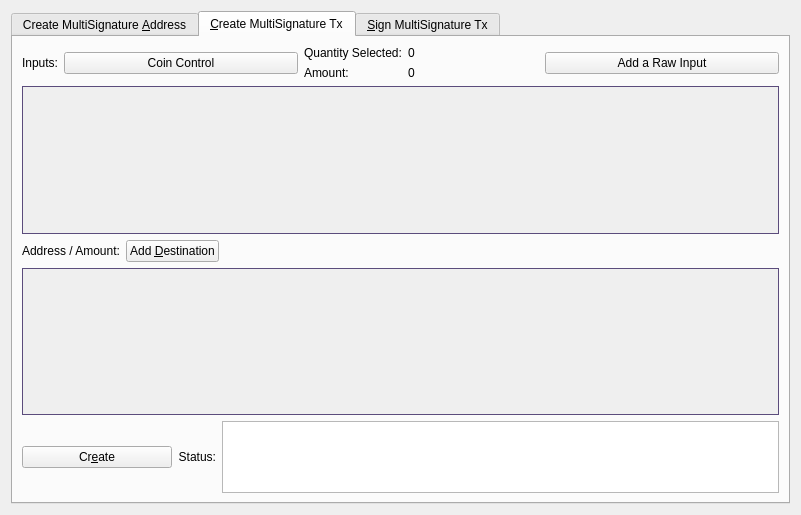
<?xml version="1.0" encoding="UTF-8"?>
<ui version="4.0">
 <class>MultisigDialog</class>
 <widget class="QDialog" name="MultisigDialog">
  <property name="geometry">
   <rect>
    <x>0</x>
    <y>0</y>
    <width>801</width>
    <height>515</height>
   </rect>
  </property>
  <property name="sizePolicy">
   <sizepolicy hsizetype="Fixed" vsizetype="Fixed">
    <horstretch>0</horstretch>
    <verstretch>0</verstretch>
   </sizepolicy>
  </property>
  <property name="windowTitle">
   <string>Multisignature Address Interactions</string>
  </property>
  <layout class="QVBoxLayout" name="verticalLayout_8">
   <item>
    <widget class="QTabWidget" name="multisigTabWidget">
     <property name="styleSheet">
      <string notr="true">QScrollArea{border: 1px solid #5b4c7c;}</string>
     </property>
     <property name="currentIndex">
      <number>1</number>
     </property>
     <widget class="QWidget" name="addMultisigTab">
      <property name="sizePolicy">
       <sizepolicy hsizetype="Minimum" vsizetype="Minimum">
        <horstretch>0</horstretch>
        <verstretch>0</verstretch>
       </sizepolicy>
      </property>
      <attribute name="title">
       <string>Create MultiSignature &amp;Address</string>
      </attribute>
      <layout class="QVBoxLayout" name="verticalLayout">
       <item>
        <layout class="QHBoxLayout" name="enterMLayout">
         <item>
          <widget class="QSpinBox" name="enterMSpinbox">
           <property name="sizePolicy">
            <sizepolicy hsizetype="Fixed" vsizetype="Fixed">
             <horstretch>0</horstretch>
             <verstretch>0</verstretch>
            </sizepolicy>
           </property>
           <property name="toolTip">
            <string>How many people must sign to verify a transaction</string>
           </property>
           <property name="minimum">
            <number>1</number>
           </property>
           <property name="maximum">
            <number>15</number>
           </property>
           <property name="value">
            <number>1</number>
           </property>
          </widget>
         </item>
         <item>
          <widget class="QLabel" name="enterMLabel">
           <property name="text">
            <string>Enter the minimum number of signatures required to sign transactions</string>
           </property>
          </widget>
         </item>
        </layout>
       </item>
       <item>
        <layout class="QHBoxLayout" name="addressLabelLayout">
         <item>
          <widget class="QLabel" name="addressLableLabel">
           <property name="text">
            <string>Address Label:</string>
           </property>
          </widget>
         </item>
         <item>
          <widget class="QLineEdit" name="multisigAddressLabel"/>
         </item>
        </layout>
       </item>
       <item>
        <layout class="QHBoxLayout" name="addAddressLayout">
         <item>
          <widget class="QPushButton" name="addAddressButton">
           <property name="toolTip">
            <string>Add another address that could sign to verify a transaction from the multisig address.</string>
           </property>
           <property name="text">
            <string>&amp;Add Address / Key</string>
           </property>
           <property name="autoDefault">
            <bool>false</bool>
           </property>
          </widget>
         </item>
         <item>
          <widget class="QLabel" name="addAddressLabel">
           <property name="sizePolicy">
            <sizepolicy hsizetype="Preferred" vsizetype="Fixed">
             <horstretch>0</horstretch>
             <verstretch>0</verstretch>
            </sizepolicy>
           </property>
           <property name="text">
            <string>Local addresses or public keys that can sign:</string>
           </property>
          </widget>
         </item>
         <item>
          <spacer name="addAddressSpacer_2">
           <property name="orientation">
            <enum>Qt::Horizontal</enum>
           </property>
           <property name="sizeHint" stdset="0">
            <size>
             <width>40</width>
             <height>10</height>
            </size>
           </property>
          </spacer>
         </item>
        </layout>
       </item>
       <item>
        <widget class="QScrollArea" name="addAddressScrollArea">
         <property name="sizePolicy">
          <sizepolicy hsizetype="Preferred" vsizetype="Expanding">
           <horstretch>0</horstretch>
           <verstretch>0</verstretch>
          </sizepolicy>
         </property>
         <property name="widgetResizable">
          <bool>true</bool>
         </property>
         <widget class="QWidget" name="addAddressWidget">
          <property name="geometry">
           <rect>
            <x>0</x>
            <y>0</y>
            <width>759</width>
            <height>166</height>
           </rect>
          </property>
          <layout class="QVBoxLayout" name="verticalLayout_5">
           <item>
            <layout class="QVBoxLayout" name="addressList"/>
           </item>
           <item>
            <spacer name="verticalSpacer">
             <property name="orientation">
              <enum>Qt::Vertical</enum>
             </property>
             <property name="sizeHint" stdset="0">
              <size>
               <width>20</width>
               <height>40</height>
              </size>
             </property>
            </spacer>
           </item>
          </layout>
         </widget>
        </widget>
       </item>
       <item>
        <layout class="QHBoxLayout" name="addMultisigLayout">
         <item>
          <widget class="QPushButton" name="addMultisigButton">
           <property name="sizePolicy">
            <sizepolicy hsizetype="Preferred" vsizetype="Fixed">
             <horstretch>0</horstretch>
             <verstretch>0</verstretch>
            </sizepolicy>
           </property>
           <property name="toolTip">
            <string>Create a new multisig address</string>
           </property>
           <property name="toolTipDuration">
            <number>-3</number>
           </property>
           <property name="text">
            <string>C&amp;reate</string>
           </property>
           <property name="autoDefault">
            <bool>false</bool>
           </property>
          </widget>
         </item>
         <item>
          <widget class="QLabel" name="label">
           <property name="text">
            <string>Status:</string>
           </property>
          </widget>
         </item>
         <item>
          <widget class="QTextEdit" name="addMultisigStatus">
           <property name="sizePolicy">
            <sizepolicy hsizetype="Expanding" vsizetype="Fixed">
             <horstretch>0</horstretch>
             <verstretch>0</verstretch>
            </sizepolicy>
           </property>
           <property name="maximumSize">
            <size>
             <width>16777215</width>
             <height>75</height>
            </size>
           </property>
           <property name="readOnly">
            <bool>true</bool>
           </property>
           <property name="textInteractionFlags">
            <set>Qt::TextSelectableByKeyboard|Qt::TextSelectableByMouse</set>
           </property>
          </widget>
         </item>
        </layout>
       </item>
       <item>
        <widget class="QLabel" name="label_2">
         <property name="sizePolicy">
          <sizepolicy hsizetype="Preferred" vsizetype="Preferred">
           <horstretch>0</horstretch>
           <verstretch>0</verstretch>
          </sizepolicy>
         </property>
         <property name="text">
          <string>Use below to quickly import an address by its redeem. Don't forget to add a label before clicking import!
Keep in mind, the wallet will rescan the blockchain to find transactions containing the new address.
Please be patient after clicking import.</string>
         </property>
         <property name="scaledContents">
          <bool>false</bool>
         </property>
         <property name="wordWrap">
          <bool>true</bool>
         </property>
        </widget>
       </item>
       <item>
        <layout class="QHBoxLayout" name="importLayout">
         <item>
          <widget class="QPushButton" name="importAddressButton">
           <property name="sizePolicy">
            <sizepolicy hsizetype="Fixed" vsizetype="Fixed">
             <horstretch>0</horstretch>
             <verstretch>0</verstretch>
            </sizepolicy>
           </property>
           <property name="text">
            <string>&amp;Import Redeem</string>
           </property>
          </widget>
         </item>
         <item>
          <widget class="QLineEdit" name="importRedeem">
           <property name="sizePolicy">
            <sizepolicy hsizetype="Preferred" vsizetype="Fixed">
             <horstretch>0</horstretch>
             <verstretch>0</verstretch>
            </sizepolicy>
           </property>
          </widget>
         </item>
        </layout>
       </item>
      </layout>
     </widget>
     <widget class="QWidget" name="createTransactionTab">
      <attribute name="title">
       <string>&amp;Create MultiSignature Tx</string>
      </attribute>
      <layout class="QVBoxLayout" name="verticalLayout_3">
       <item>
        <layout class="QHBoxLayout" name="horizontalLayout_2">
         <item>
          <layout class="QVBoxLayout" name="createTxLayout">
           <item>
            <layout class="QHBoxLayout" name="addTxInputLayout">
             <item>
              <widget class="QLabel" name="addTxInputLabel">
               <property name="sizePolicy">
                <sizepolicy hsizetype="Fixed" vsizetype="Preferred">
                 <horstretch>0</horstretch>
                 <verstretch>0</verstretch>
                </sizepolicy>
               </property>
               <property name="text">
                <string>Inputs:</string>
               </property>
              </widget>
             </item>
             <item>
              <widget class="QPushButton" name="pushButtonCoinControl">
               <property name="sizePolicy">
                <sizepolicy hsizetype="Preferred" vsizetype="Fixed">
                 <horstretch>0</horstretch>
                 <verstretch>0</verstretch>
                </sizepolicy>
               </property>
               <property name="text">
                <string>Coin Control</string>
               </property>
              </widget>
             </item>
             <item>
              <layout class="QFormLayout" name="formLayout_2">
               <property name="rightMargin">
                <number>10</number>
               </property>
               <item row="0" column="0">
                <widget class="QLabel" name="labelQuantity">
                 <property name="text">
                  <string>Quantity Selected:</string>
                 </property>
                </widget>
               </item>
               <item row="0" column="1">
                <widget class="QLabel" name="labelQuantity_int">
                 <property name="text">
                  <string>0</string>
                 </property>
                </widget>
               </item>
               <item row="1" column="0">
                <widget class="QLabel" name="labelAmount">
                 <property name="text">
                  <string>Amount:</string>
                 </property>
                </widget>
               </item>
               <item row="1" column="1">
                <widget class="QLabel" name="labelAmount_int">
                 <property name="text">
                  <string>0</string>
                 </property>
                </widget>
               </item>
              </layout>
             </item>
             <item>
              <widget class="QPushButton" name="addInputButton">
               <property name="sizePolicy">
                <sizepolicy hsizetype="Preferred" vsizetype="Fixed">
                 <horstretch>0</horstretch>
                 <verstretch>0</verstretch>
                </sizepolicy>
               </property>
               <property name="toolTip">
                <string>Add an input to fund the outputs</string>
               </property>
               <property name="text">
                <string>Add a Raw Input</string>
               </property>
              </widget>
             </item>
            </layout>
           </item>
           <item>
            <widget class="QScrollArea" name="txInputsScrollArea">
             <property name="sizePolicy">
              <sizepolicy hsizetype="Preferred" vsizetype="Expanding">
               <horstretch>0</horstretch>
               <verstretch>0</verstretch>
              </sizepolicy>
             </property>
             <property name="widgetResizable">
              <bool>true</bool>
             </property>
             <widget class="QWidget" name="txInputsWidget">
              <property name="geometry">
               <rect>
                <x>0</x>
                <y>0</y>
                <width>747</width>
                <height>131</height>
               </rect>
              </property>
              <layout class="QVBoxLayout" name="verticalLayout_7">
               <item>
                <layout class="QVBoxLayout" name="inputsList"/>
               </item>
               <item>
                <spacer name="txInputsSpacer">
                 <property name="orientation">
                  <enum>Qt::Vertical</enum>
                 </property>
                 <property name="sizeHint" stdset="0">
                  <size>
                   <width>20</width>
                   <height>80</height>
                  </size>
                 </property>
                </spacer>
               </item>
              </layout>
             </widget>
            </widget>
           </item>
           <item>
            <layout class="QHBoxLayout" name="addDestinationLayout">
             <item>
              <widget class="QLabel" name="addDestinationLabel">
               <property name="text">
                <string>Address / Amount:</string>
               </property>
              </widget>
             </item>
             <item>
              <widget class="QPushButton" name="addDestinationButton">
               <property name="sizePolicy">
                <sizepolicy hsizetype="Fixed" vsizetype="Fixed">
                 <horstretch>0</horstretch>
                 <verstretch>0</verstretch>
                </sizepolicy>
               </property>
               <property name="toolTip">
                <string>Add destinations to send BEAR to</string>
               </property>
               <property name="text">
                <string>Add &amp;Destination</string>
               </property>
              </widget>
             </item>
             <item>
              <spacer name="addDestinationHorizontalSpacer">
               <property name="orientation">
                <enum>Qt::Horizontal</enum>
               </property>
               <property name="sizeHint" stdset="0">
                <size>
                 <width>40</width>
                 <height>20</height>
                </size>
               </property>
              </spacer>
             </item>
            </layout>
           </item>
           <item>
            <widget class="QScrollArea" name="destionationsScrollArea">
             <property name="sizePolicy">
              <sizepolicy hsizetype="Expanding" vsizetype="Expanding">
               <horstretch>0</horstretch>
               <verstretch>0</verstretch>
              </sizepolicy>
             </property>
             <property name="widgetResizable">
              <bool>true</bool>
             </property>
             <widget class="QWidget" name="destinationsScrollAreaContents">
              <property name="geometry">
               <rect>
                <x>0</x>
                <y>0</y>
                <width>747</width>
                <height>130</height>
               </rect>
              </property>
              <layout class="QVBoxLayout" name="verticalLayout_11">
               <item>
                <layout class="QVBoxLayout" name="destinationsList"/>
               </item>
               <item>
                <spacer name="destinationsSpacer">
                 <property name="orientation">
                  <enum>Qt::Vertical</enum>
                 </property>
                 <property name="sizeHint" stdset="0">
                  <size>
                   <width>20</width>
                   <height>20</height>
                  </size>
                 </property>
                </spacer>
               </item>
              </layout>
             </widget>
            </widget>
           </item>
           <item>
            <layout class="QHBoxLayout" name="horizontalLayout_4">
             <item>
              <widget class="QPushButton" name="createButton">
               <property name="sizePolicy">
                <sizepolicy hsizetype="Fixed" vsizetype="Fixed">
                 <horstretch>0</horstretch>
                 <verstretch>0</verstretch>
                </sizepolicy>
               </property>
               <property name="minimumSize">
                <size>
                 <width>150</width>
                 <height>0</height>
                </size>
               </property>
               <property name="toolTip">
                <string>Create a transaction object using the given inputs to the given outputs</string>
               </property>
               <property name="text">
                <string>Cr&amp;eate</string>
               </property>
               <property name="autoDefault">
                <bool>false</bool>
               </property>
               <property name="default">
                <bool>true</bool>
               </property>
              </widget>
             </item>
             <item>
              <widget class="QLabel" name="createButtonLabel">
               <property name="sizePolicy">
                <sizepolicy hsizetype="Fixed" vsizetype="Preferred">
                 <horstretch>0</horstretch>
                 <verstretch>0</verstretch>
                </sizepolicy>
               </property>
               <property name="text">
                <string>Status:</string>
               </property>
               <property name="alignment">
                <set>Qt::AlignRight|Qt::AlignTrailing|Qt::AlignVCenter</set>
               </property>
              </widget>
             </item>
             <item>
              <widget class="QTextEdit" name="createButtonStatus">
               <property name="sizePolicy">
                <sizepolicy hsizetype="Expanding" vsizetype="Minimum">
                 <horstretch>0</horstretch>
                 <verstretch>0</verstretch>
                </sizepolicy>
               </property>
               <property name="maximumSize">
                <size>
                 <width>16777215</width>
                 <height>16777215</height>
                </size>
               </property>
               <property name="sizeAdjustPolicy">
                <enum>QAbstractScrollArea::AdjustToContents</enum>
               </property>
               <property name="readOnly">
                <bool>true</bool>
               </property>
              </widget>
             </item>
            </layout>
           </item>
          </layout>
         </item>
         <item>
          <layout class="QHBoxLayout" name="horizontalLayout_3"/>
         </item>
        </layout>
       </item>
      </layout>
     </widget>
     <widget class="QWidget" name="signMultisigTransaction">
      <property name="styleSheet">
       <string notr="true">txScrollArea:{
	border: 1px solid #5b4c7c;
}
keyScrollArea:{
	border: 1px solid #5b4c7c;
}
txScrollArea:{
	border: 1px solid #5b4c7c;
}</string>
      </property>
      <attribute name="title">
       <string>&amp;Sign MultiSignature Tx</string>
      </attribute>
      <layout class="QVBoxLayout" name="verticalLayout_4">
       <item>
        <layout class="QHBoxLayout" name="transactionHexLayout">
         <item>
          <widget class="QLabel" name="transactionHexLabel">
           <property name="text">
            <string>Transaction Hex:</string>
           </property>
          </widget>
         </item>
         <item>
          <widget class="QLineEdit" name="transactionHex">
           <property name="toolTip">
            <string/>
           </property>
          </widget>
         </item>
        </layout>
       </item>
       <item>
        <layout class="QHBoxLayout" name="horizontalLayout">
         <item>
          <layout class="QVBoxLayout" name="verticalLayout_2">
           <item>
            <layout class="QHBoxLayout" name="horizontalLayout_7">
             <item>
              <widget class="QPushButton" name="signButton">
               <property name="sizePolicy">
                <sizepolicy hsizetype="Preferred" vsizetype="Fixed">
                 <horstretch>0</horstretch>
                 <verstretch>0</verstretch>
                </sizepolicy>
               </property>
               <property name="minimumSize">
                <size>
                 <width>150</width>
                 <height>0</height>
                </size>
               </property>
               <property name="toolTip">
                <string>Sign the transaction from this wallet or from provided private keys</string>
               </property>
               <property name="text">
                <string>S&amp;ign</string>
               </property>
               <property name="autoDefault">
                <bool>false</bool>
               </property>
               <property name="default">
                <bool>true</bool>
               </property>
              </widget>
             </item>
             <item>
              <widget class="QPushButton" name="commitButton">
               <property name="enabled">
                <bool>false</bool>
               </property>
               <property name="sizePolicy">
                <sizepolicy hsizetype="Preferred" vsizetype="Fixed">
                 <horstretch>0</horstretch>
                 <verstretch>0</verstretch>
                </sizepolicy>
               </property>
               <property name="toolTip">
                <string>&lt;html&gt;&lt;head/&gt;&lt;body&gt;&lt;p&gt;DISABLED until transaction has been signed enough times.&lt;/p&gt;&lt;/body&gt;&lt;/html&gt;</string>
               </property>
               <property name="autoFillBackground">
                <bool>false</bool>
               </property>
               <property name="text">
                <string>Co&amp;mmit</string>
               </property>
               <property name="autoDefault">
                <bool>true</bool>
               </property>
              </widget>
             </item>
             <item>
              <layout class="QHBoxLayout" name="addPrivKeyLayout">
               <item>
                <widget class="QPushButton" name="addPrivKeyButton">
                 <property name="sizePolicy">
                  <sizepolicy hsizetype="Fixed" vsizetype="Fixed">
                   <horstretch>0</horstretch>
                   <verstretch>0</verstretch>
                  </sizepolicy>
                 </property>
                 <property name="toolTip">
                  <string>Add private keys to sign the transaction with</string>
                 </property>
                 <property name="text">
                  <string>Add Private &amp;Key</string>
                 </property>
                </widget>
               </item>
               <item>
                <widget class="QLabel" name="addPrivKeyLabel">
                 <property name="text">
                  <string>Sign with only private keys (Not Recommened)</string>
                 </property>
                </widget>
               </item>
              </layout>
             </item>
            </layout>
           </item>
           <item>
            <layout class="QHBoxLayout" name="horizontalLayout_5">
             <item>
              <widget class="QLabel" name="signButtonStatusLabel">
               <property name="text">
                <string>Status:</string>
               </property>
              </widget>
             </item>
             <item>
              <widget class="QTextEdit" name="signButtonStatus">
               <property name="sizePolicy">
                <sizepolicy hsizetype="Expanding" vsizetype="Preferred">
                 <horstretch>0</horstretch>
                 <verstretch>0</verstretch>
                </sizepolicy>
               </property>
               <property name="maximumSize">
                <size>
                 <width>16777215</width>
                 <height>16777215</height>
                </size>
               </property>
               <property name="verticalScrollBarPolicy">
                <enum>Qt::ScrollBarAsNeeded</enum>
               </property>
               <property name="readOnly">
                <bool>true</bool>
               </property>
               <property name="textInteractionFlags">
                <set>Qt::TextSelectableByKeyboard|Qt::TextSelectableByMouse</set>
               </property>
              </widget>
             </item>
            </layout>
           </item>
           <item>
            <widget class="QScrollArea" name="keyScrollArea">
             <property name="sizePolicy">
              <sizepolicy hsizetype="Expanding" vsizetype="Expanding">
               <horstretch>0</horstretch>
               <verstretch>0</verstretch>
              </sizepolicy>
             </property>
             <property name="sizeAdjustPolicy">
              <enum>QAbstractScrollArea::AdjustToContents</enum>
             </property>
             <property name="widgetResizable">
              <bool>true</bool>
             </property>
             <widget class="QWidget" name="keyScrollAreaContents">
              <property name="geometry">
               <rect>
                <x>0</x>
                <y>0</y>
                <width>755</width>
                <height>168</height>
               </rect>
              </property>
              <layout class="QVBoxLayout" name="verticalLayout_9">
               <item>
                <layout class="QVBoxLayout" name="keyList"/>
               </item>
               <item>
                <spacer name="keySpacer">
                 <property name="orientation">
                  <enum>Qt::Vertical</enum>
                 </property>
                 <property name="sizeHint" stdset="0">
                  <size>
                   <width>20</width>
                   <height>20</height>
                  </size>
                 </property>
                </spacer>
               </item>
              </layout>
             </widget>
            </widget>
           </item>
          </layout>
         </item>
        </layout>
       </item>
      </layout>
     </widget>
    </widget>
   </item>
  </layout>
 </widget>
 <resources>
  <include location="../bear.qrc"/>
 </resources>
 <connections/>
</ui>
